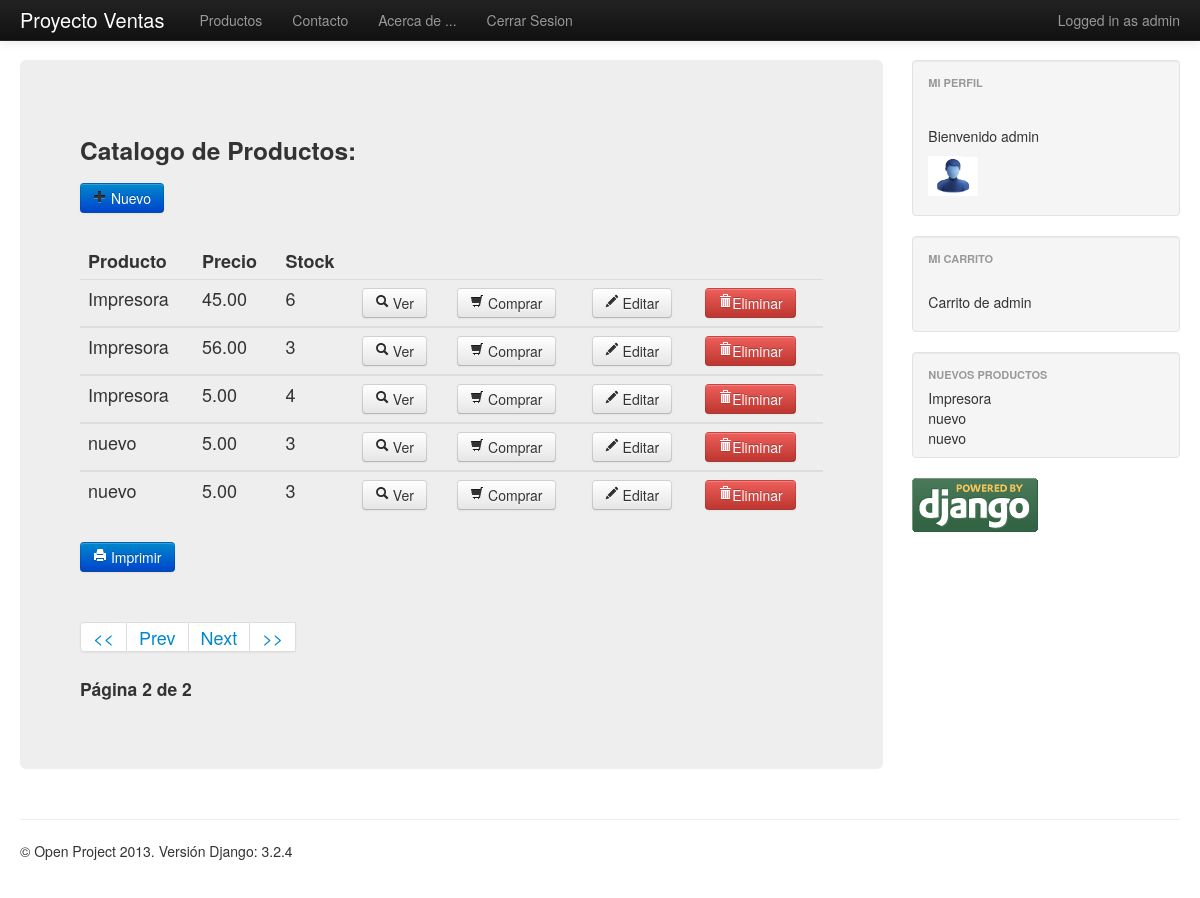
Page /productos/page/2/ (signed in) on the committed database.
### demo/apps/ventas/models.py (models this page shows, shortened)
class producto(models.Model):
	def url(self,filename):
		ruta = "MultimediaData/Producto/%s/%s"%(self.nombre,str(filename))
		return ruta
	def thumbnail(self):
		return '<a href="/media/%s"><img src="/media/%s" width=50px heigth=50px/></a>'%(self.imagen,self.imagen)
	thumbnail.allow_tags = True
	nombre		= models.CharField(max_length=100)
	descripcion	= models.TextField(max_length=300)
	status		= models.BooleanField(default=True)
	imagen 		= models.ImageField(upload_to=url,null=True,blank=True)
	precio		= models.DecimalField(max_digits=6,decimal_places=2)
	iva			= models.FloatField()
	stock		= models.IntegerField()
	categorias	= models.ManyToManyField(categoriaProducto,null=True,blank=True)

### demo/apps/home/views.py (the view, shortened to what this page needs)
# urls.py: url(r'^productos/page/(?P<pagina>.*)/$',productos_view,name='vista_productos'),
def productos_view(request,pagina):
	lista_prod = producto.objects.filter(status=True) # Select * from ventas_productos where status = True
	paginator = Paginator(lista_prod,5) # Cuantos productos quieres por pagina? = 3
	try:
		page = int(pagina)
	except:
		page = 1
	try:
		productos = paginator.page(page)
	except (EmptyPage,InvalidPage):
		productos = paginator.page(paginator.num_pages)
	ctx = {'productos':productos}
	return render(request,'home/productos.html',ctx)#),context_instance=RequestContext(request))

### demo/apps/context_processors.py (called while the page is built)
def user_image(request):
	try:
		imagen = None
		user = request.user
		up = userProfile.objects.get(user=user)
		imagen = "/media/%s"%up.photo
	except:
		imagen = "/media/images/user.jpg"
	return imagen

def my_processor(request):
	context = {"django_version":django.get_version(),
				"get_image_profile":user_image(request),
	}
	return context

### demo/templates/home/productos.html (shortened to what this page needs)
{% extends 'base.html' %}
{%block content %}
<h3>Catalogo de Productos:</h3>
{% if user.is_authenticated %}
<a href="{% url "vista_agregar_producto" %}" class="btn btn-primary"><i class="icon-plus"></i> Nuevo</a><br>
{% endif %}
<br>
{% if productos %}
    <table class="table table-hover" id="tabla_productos">
    	<thead>
                <tr>
                  <th>Producto</th>
                  <th>Precio</th>
                  <th>Stock</th>
                </tr>
        </thead>
    {% for p in productos %}
     	<tbody>
     		<tr id="tr{{p.id}}">
				<td>{{ p.nombre }}</td>
				<td>{{ p.precio }}</td>
				<td>{{ p.stock }}</td>
				<td><a class="btn" href="/producto/{{p.id}}/"><i class="icon-search"></i>   Ver</a></td>
				<td><a class="btn" href="/compra/producto/{{p.id}}/"><i class="icon-shopping-cart"></i> Comprar</a></td>
				{% if user.is_authenticated and user.is_staff %}
				<td><a class="btn" href="/edit/producto/{{p.id}}/"><i class="icon-pencil"></i>  Editar </a></td>
					<td><a href="#myModal" role="button" class="btn btn-danger delete" data-toggle="modal" id="{{p.id}}" data-name="{{p.nombre}}"><i class="icon-trash icon-white"></i>Eliminar</a></td>
				{% endif %}
			</tr>
		</tbody>
	{% endfor %}
    </table>
	<div >
	  <a class="btn btn-primary" role="button" href="/generarProductos/" ><i class="icon-print icon-white"></i> Imprimir  </a>
	</div>
{% else %}
	<h2>No existen productos activos a la venta :( </h2>
{% endif %}
<br>
{% if productos %}
    <div class="pagination">
    <ul>
		<li><a href="/productos/page/1"> << </a></li>
	{% if productos.has_previous %}
		<li><a href="/productos/page/{{productos.previous_page_number }}/"> Prev </a></li>
	{% else %}
		<li><a href="#"> Prev </a></li>
	{% endif %}
	{% if productos.has_next %}
		<li><a href="/productos/page/{{productos.next_page_number }}/"> Next </a></li>
	{% else %}
		<li><a href="#"> Next </a></li>
	{% endif %}
		<li><a href="/productos/page/{{productos.paginator.num_pages }} "> >> </a><li>
	</ul>
	</div>
	<h4> Página {{ productos.number }} de {{ productos.paginator.num_pages }}</h4>
{% endif %}
{% endblock %}

### demo/templates/base.html (shortened to what this page needs)
<!DOCTYPE html>
<html lang="es">
  <head>
    <link href="/media/bootstrap/css/bootstrap.css" rel="stylesheet">
    <link href="/media/bootstrap/css/bootstrap-responsive.css" rel="stylesheet">
  </head>
  <body>
    <div class="navbar navbar-inverse navbar-fixed-top">
      <div class="navbar-inner">
        <div class="container-fluid">
          <a class="brand" href="{% url "vista_principal" %}">Proyecto Ventas </a>
            {% if user.is_authenticated %}
            <p class="navbar-text pull-right">
              Logged in as {{ user.username }}
            </p>
            {% endif %}
            <ul class="nav">
              <li><a href="/productos/page/1/">Productos</a></li>
              <li><a href="{% url "vista_contacto" %}">Contacto</a></li>
              <li><a href="{% url "vista_about" %}">Acerca de ...</a></li>
              {% if user.is_authenticated %}
  				    <li><a href="{% url "vista_logout" %}"> Cerrar Sesion </a></li>
  		        {% else %}
  				    <li><a href="{% url "vista_login" %}"> Login </a></li>
  		        {% endif %}
        </div>
      </div>
    </div>
    <div class="container-fluid">
      <div class="row-fluid">
        <div class="span9">
          <div class="hero-unit">
            {% block content %}
            {% endblock %}
          </div>
        </div>
        <div class="span3">
          <div class="well sidebar-nav">
            <ul class="nav nav-list">
              <li class="nav-header">Mi perfil</li>
              <br><p align="justify">
              {%if user.is_authenticated %}
                <p>Bienvenido {{ user }} </p>
                <img src="{{get_image_profile}}" width="50px" heigth="50px"/>
              {% else %}
                <a href="/login/" class="btn btn-primary">Login<a>
              {% endif %}
              </p>
            </ul>
          </div>
          <div class="well sidebar-nav">
            <ul class="nav nav-list">
			 {%if user.is_authenticated %}
              <li class="nav-header">Mi Carrito</li>
              <br><p align="justify">
              	Carrito de {{user.username}}
              </p>
			  {% else %}
			  <p> Por favor <a href="/login/">Identifiquese</a>
            </ul>
		    {% endif %}
          </div>
          <div class="well sidebar-nav">
            <ul class="nav nav-list" id="ProductosNuevos">
              <li class="nav-header">Nuevos Productos</li>
            </ul>
          </div>
           <img src="/media/images/django.gif"/>
        </div>
      </div>
      <hr>
      <footer>
        <p>&copy; Open Project 2013. Versión Django: {{django_version}}</p>
      </footer>
    </div>
  </body>
</html>

### demo/templates/base.html (style rules this page uses)
body { padding-top: 60px; padding-bottom: 40px; }
.sidebar-nav { padding: 9px 0; }

### rows in the picture
producto: nombre "Impresora", precio "45.00", stock "6"
producto: nombre "Impresora", precio "56.00", stock "3"
producto: nombre "Impresora", precio "5.00", stock "4"
producto: nombre "nuevo", precio "5.00", stock "3"
producto: nombre "nuevo", precio "5.00", stock "3"

### other values in the picture
{{ user.username }} "admin"
{{ productos.number }} "2"
{{ productos.paginator.num_pages }} "2"
{{ user }} "admin"
{{ django_version }} "3.2.4"
